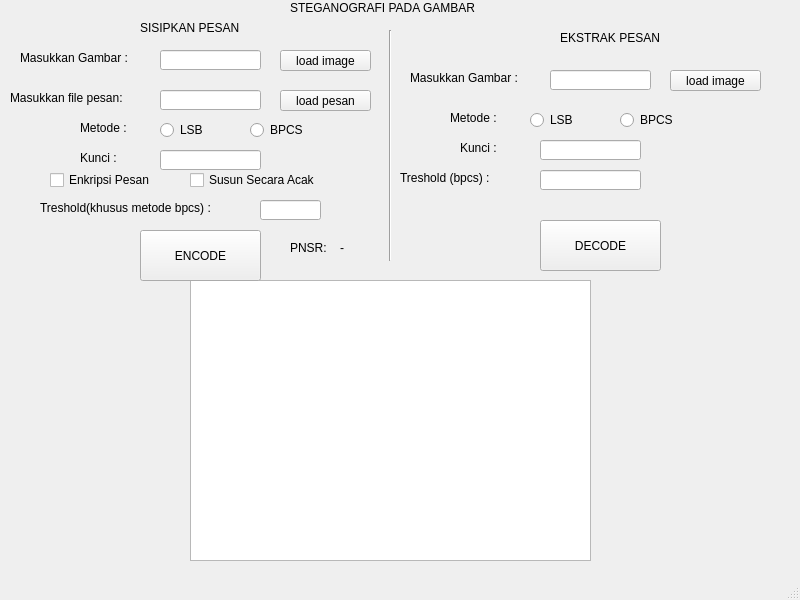
<?xml version="1.0" encoding="UTF-8"?>
<ui version="4.0">
 <class>MainWindow</class>
 <widget class="QMainWindow" name="MainWindow">
  <property name="geometry">
   <rect>
    <x>0</x>
    <y>0</y>
    <width>800</width>
    <height>600</height>
   </rect>
  </property>
  <property name="windowTitle">
   <string>MainWindow</string>
  </property>
  <widget class="QWidget" name="centralwidget">
   <widget class="QCheckBox" name="encryptedEncode">
    <property name="geometry">
     <rect>
      <x>50</x>
      <y>170</y>
      <width>121</width>
      <height>20</height>
     </rect>
    </property>
    <property name="text">
     <string>Enkripsi Pesan</string>
    </property>
   </widget>
   <widget class="QLabel" name="label">
    <property name="geometry">
     <rect>
      <x>240</x>
      <y>300</y>
      <width>60</width>
      <height>16</height>
     </rect>
    </property>
    <property name="text">
     <string/>
    </property>
   </widget>
   <widget class="Line" name="line">
    <property name="geometry">
     <rect>
      <x>380</x>
      <y>30</y>
      <width>21</width>
      <height>231</height>
     </rect>
    </property>
    <property name="orientation">
     <enum>Qt::Vertical</enum>
    </property>
   </widget>
   <widget class="QLabel" name="label_2">
    <property name="geometry">
     <rect>
      <x>290</x>
      <y>0</y>
      <width>201</width>
      <height>16</height>
     </rect>
    </property>
    <property name="text">
     <string>STEGANOGRAFI PADA GAMBAR</string>
    </property>
   </widget>
   <widget class="QGraphicsView" name="imagePreview">
    <property name="geometry">
     <rect>
      <x>190</x>
      <y>280</y>
      <width>401</width>
      <height>281</height>
     </rect>
    </property>
   </widget>
   <widget class="QLabel" name="label_3">
    <property name="geometry">
     <rect>
      <x>20</x>
      <y>50</y>
      <width>131</width>
      <height>16</height>
     </rect>
    </property>
    <property name="text">
     <string>Masukkan Gambar :</string>
    </property>
   </widget>
   <widget class="QLabel" name="label_4">
    <property name="geometry">
     <rect>
      <x>140</x>
      <y>20</y>
      <width>111</width>
      <height>16</height>
     </rect>
    </property>
    <property name="text">
     <string>SISIPKAN PESAN</string>
    </property>
   </widget>
   <widget class="QLabel" name="label_5">
    <property name="geometry">
     <rect>
      <x>560</x>
      <y>30</y>
      <width>121</width>
      <height>16</height>
     </rect>
    </property>
    <property name="text">
     <string>EKSTRAK PESAN</string>
    </property>
   </widget>
   <widget class="QLineEdit" name="inputFileEncode">
    <property name="geometry">
     <rect>
      <x>160</x>
      <y>50</y>
      <width>101</width>
      <height>20</height>
     </rect>
    </property>
   </widget>
   <widget class="QPushButton" name="imgEncodeButton">
    <property name="geometry">
     <rect>
      <x>280</x>
      <y>50</y>
      <width>91</width>
      <height>21</height>
     </rect>
    </property>
    <property name="text">
     <string>load image</string>
    </property>
   </widget>
   <widget class="QLabel" name="label_6">
    <property name="geometry">
     <rect>
      <x>10</x>
      <y>90</y>
      <width>131</width>
      <height>16</height>
     </rect>
    </property>
    <property name="text">
     <string>Masukkan file pesan:</string>
    </property>
   </widget>
   <widget class="QLineEdit" name="inputFileMessage">
    <property name="geometry">
     <rect>
      <x>160</x>
      <y>90</y>
      <width>101</width>
      <height>20</height>
     </rect>
    </property>
   </widget>
   <widget class="QPushButton" name="messageButton">
    <property name="geometry">
     <rect>
      <x>280</x>
      <y>90</y>
      <width>91</width>
      <height>21</height>
     </rect>
    </property>
    <property name="text">
     <string>load pesan</string>
    </property>
   </widget>
   <widget class="QRadioButton" name="lsbEncode">
    <property name="geometry">
     <rect>
      <x>160</x>
      <y>120</y>
      <width>61</width>
      <height>20</height>
     </rect>
    </property>
    <property name="text">
     <string>LSB</string>
    </property>
   </widget>
   <widget class="QRadioButton" name="bpcsEncode">
    <property name="geometry">
     <rect>
      <x>250</x>
      <y>120</y>
      <width>100</width>
      <height>20</height>
     </rect>
    </property>
    <property name="text">
     <string>BPCS</string>
    </property>
   </widget>
   <widget class="QLabel" name="label_7">
    <property name="geometry">
     <rect>
      <x>80</x>
      <y>120</y>
      <width>81</width>
      <height>16</height>
     </rect>
    </property>
    <property name="text">
     <string>Metode :</string>
    </property>
   </widget>
   <widget class="QCheckBox" name="randomizedEncode">
    <property name="geometry">
     <rect>
      <x>190</x>
      <y>170</y>
      <width>141</width>
      <height>20</height>
     </rect>
    </property>
    <property name="text">
     <string>Susun Secara Acak</string>
    </property>
   </widget>
   <widget class="QLabel" name="label_8">
    <property name="geometry">
     <rect>
      <x>40</x>
      <y>200</y>
      <width>201</width>
      <height>16</height>
     </rect>
    </property>
    <property name="text">
     <string>Treshold(khusus metode bpcs) :</string>
    </property>
   </widget>
   <widget class="QLineEdit" name="tresholdEncode">
    <property name="geometry">
     <rect>
      <x>260</x>
      <y>200</y>
      <width>61</width>
      <height>20</height>
     </rect>
    </property>
   </widget>
   <widget class="QPushButton" name="startEncode">
    <property name="geometry">
     <rect>
      <x>140</x>
      <y>230</y>
      <width>121</width>
      <height>51</height>
     </rect>
    </property>
    <property name="text">
     <string>ENCODE</string>
    </property>
   </widget>
   <widget class="QLabel" name="label_9">
    <property name="geometry">
     <rect>
      <x>410</x>
      <y>70</y>
      <width>131</width>
      <height>16</height>
     </rect>
    </property>
    <property name="text">
     <string>Masukkan Gambar :</string>
    </property>
   </widget>
   <widget class="QLineEdit" name="inputFileDecode">
    <property name="geometry">
     <rect>
      <x>550</x>
      <y>70</y>
      <width>101</width>
      <height>20</height>
     </rect>
    </property>
   </widget>
   <widget class="QPushButton" name="imgDecodeButton">
    <property name="geometry">
     <rect>
      <x>670</x>
      <y>70</y>
      <width>91</width>
      <height>21</height>
     </rect>
    </property>
    <property name="text">
     <string>load image</string>
    </property>
   </widget>
   <widget class="QRadioButton" name="bpcsDecode">
    <property name="geometry">
     <rect>
      <x>620</x>
      <y>110</y>
      <width>100</width>
      <height>20</height>
     </rect>
    </property>
    <property name="text">
     <string>BPCS</string>
    </property>
   </widget>
   <widget class="QRadioButton" name="lsbDecode">
    <property name="geometry">
     <rect>
      <x>530</x>
      <y>110</y>
      <width>61</width>
      <height>20</height>
     </rect>
    </property>
    <property name="text">
     <string>LSB</string>
    </property>
   </widget>
   <widget class="QLabel" name="label_10">
    <property name="geometry">
     <rect>
      <x>450</x>
      <y>110</y>
      <width>81</width>
      <height>16</height>
     </rect>
    </property>
    <property name="text">
     <string>Metode :</string>
    </property>
   </widget>
   <widget class="QLabel" name="label_11">
    <property name="geometry">
     <rect>
      <x>80</x>
      <y>150</y>
      <width>81</width>
      <height>16</height>
     </rect>
    </property>
    <property name="text">
     <string>Kunci :</string>
    </property>
   </widget>
   <widget class="QLineEdit" name="keyEncode">
    <property name="geometry">
     <rect>
      <x>160</x>
      <y>150</y>
      <width>101</width>
      <height>20</height>
     </rect>
    </property>
   </widget>
   <widget class="QLineEdit" name="keyDecode">
    <property name="geometry">
     <rect>
      <x>540</x>
      <y>140</y>
      <width>101</width>
      <height>20</height>
     </rect>
    </property>
    <property name="text">
     <string/>
    </property>
   </widget>
   <widget class="QLabel" name="label_12">
    <property name="geometry">
     <rect>
      <x>460</x>
      <y>140</y>
      <width>81</width>
      <height>16</height>
     </rect>
    </property>
    <property name="text">
     <string>Kunci :</string>
    </property>
   </widget>
   <widget class="QLabel" name="label_13">
    <property name="geometry">
     <rect>
      <x>400</x>
      <y>170</y>
      <width>111</width>
      <height>16</height>
     </rect>
    </property>
    <property name="text">
     <string>Treshold (bpcs) :</string>
    </property>
   </widget>
   <widget class="QLineEdit" name="tresholdDecode">
    <property name="geometry">
     <rect>
      <x>540</x>
      <y>170</y>
      <width>101</width>
      <height>20</height>
     </rect>
    </property>
    <property name="text">
     <string/>
    </property>
   </widget>
   <widget class="QPushButton" name="startDecode">
    <property name="geometry">
     <rect>
      <x>540</x>
      <y>220</y>
      <width>121</width>
      <height>51</height>
     </rect>
    </property>
    <property name="text">
     <string>DECODE</string>
    </property>
   </widget>
   <widget class="QLabel" name="label_14">
    <property name="geometry">
     <rect>
      <x>290</x>
      <y>240</y>
      <width>41</width>
      <height>16</height>
     </rect>
    </property>
    <property name="text">
     <string>PNSR:</string>
    </property>
   </widget>
   <widget class="QLabel" name="pnsr">
    <property name="geometry">
     <rect>
      <x>340</x>
      <y>240</y>
      <width>21</width>
      <height>16</height>
     </rect>
    </property>
    <property name="text">
     <string>-</string>
    </property>
   </widget>
  </widget>
  <widget class="QMenuBar" name="menubar">
   <property name="geometry">
    <rect>
     <x>0</x>
     <y>0</y>
     <width>800</width>
     <height>22</height>
    </rect>
   </property>
  </widget>
  <widget class="QStatusBar" name="statusbar"/>
 </widget>
 <resources/>
 <connections/>
</ui>
